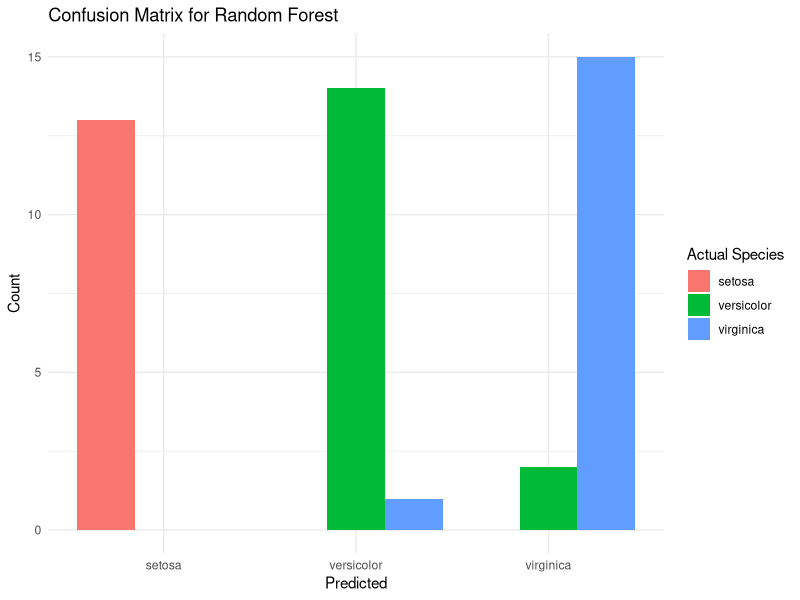

Source code (R):
library(randomForest)

data = iris

sample_ = sample(1:nrow(data) , 0.7 * nrow(data))

train_data = data[sample_,]
test_data = data[-sample_,]

rf_model = randomForest(Species ~., data = train_data, ntree = 100)
rf_model

rf_model_predict = predict(rf_model, test_data)

rf_table = table(rf_model_predict, test_data$Species)
rf_table

accuracy = sum(diag(rf_table)) / sum(rf_table)

print(paste("Accuracy: ", accuracy))


library(ggplot2)
conf_matrix = as.data.frame(rf_table)
colnames(conf_matrix) = c("Actual", "Predicted", "Count")

ggplot(data = conf_matrix, aes(x = Predicted, y = Count, fill = Actual)) +
  geom_bar(stat = "identity", position = "dodge") +
  labs(title = "Confusion Matrix for Random Forest", 
       x = "Predicted", 
       y = "Count") +
  scale_fill_discrete(name = "Actual Species") +
  theme_minimal()



data = ("diamonds")
data = as.data.frame(diamonds)

sample_ = sample(1:nrow(data) , 0.7 * nrow(data))

train_data = data[sample_,]
test_data = data[-sample_,]

rf_model = randomForest(cut ~., data = train_data, ntree = 100)
rf_model

rf_model_predict = predict(rf_model, test_data)

rf_table = table(rf_model_predict, test_data$cut)
rf_table

accuracy = sum(diag(rf_table)) / sum(rf_table)

print(paste("Accuracy: ", accuracy))

